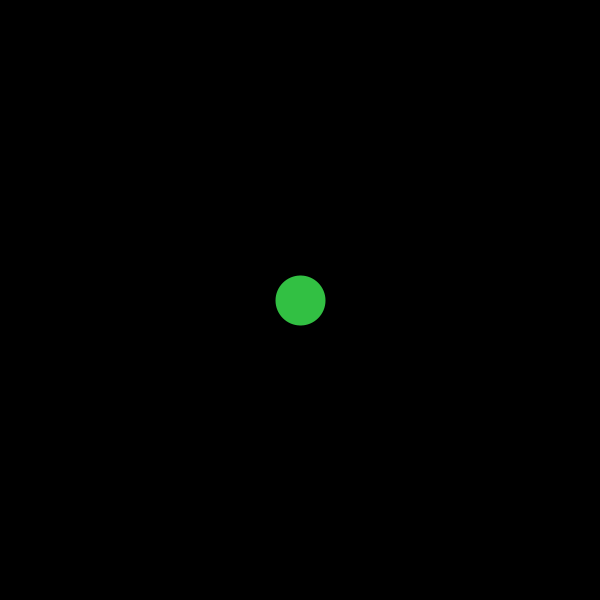
Frame 1 (no input)
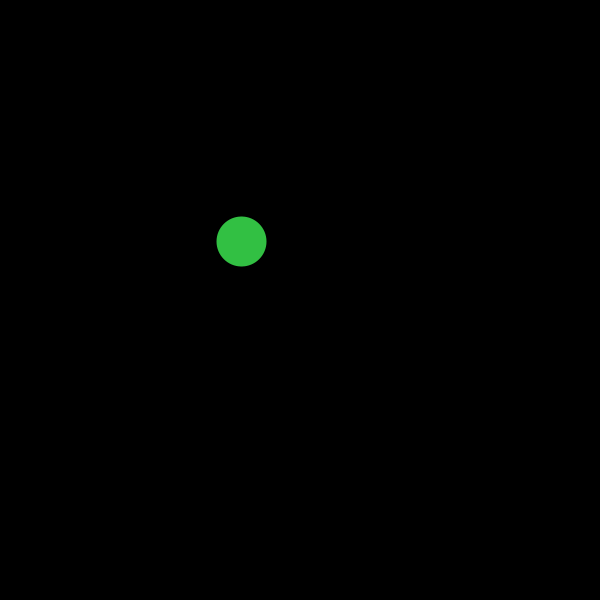
Frame 60 (the mouse pressed at the canvas centre just before this capture)
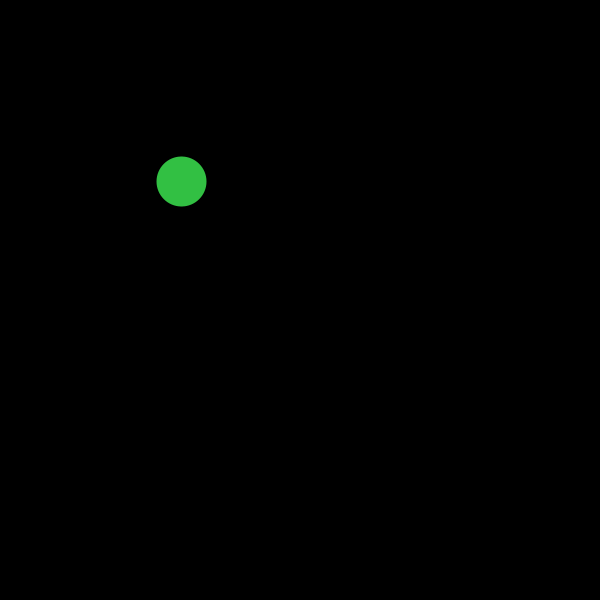
Frame 120 (the mouse held since frame 60 and released just before this capture)

The Processing sketch that drew these frames (run headless with seeded random() and noise(); from frame 60 on, the mouse is pressed at the canvas centre):

// Processing sketch: coding_activity_5
// ── coding_activity_5.pde
class particle{
  // variables
  float x,y;
  float size;
  float speedX,speedY;
  float r,g,b;
  
  //constructor
  
  particle(float x_, float y_, float size_, float speedX_, float speedY_,float r_,float g_,float b_){
    x=x_;
    y=y_;
    size=size_;
    speedX=speedX_;
    speedY=speedY_;
    r=r_;
    b=b_;
    g=g_;
    
  }
  //methods
  
  void display(){
    strokeWeight(size);
    stroke(r,g,b);
    point(x,y);
    x=x+speedX;
    y=y+speedY;    
  }
  
}

particle p;
void setup(){
  size(600,600);
   p = new particle(width/2, height/2, 50, -1, -1, random(15, 70), random(170, 255), random(15, 70));

  
}

void draw(){
  background(0);
  p.display();
  
}
